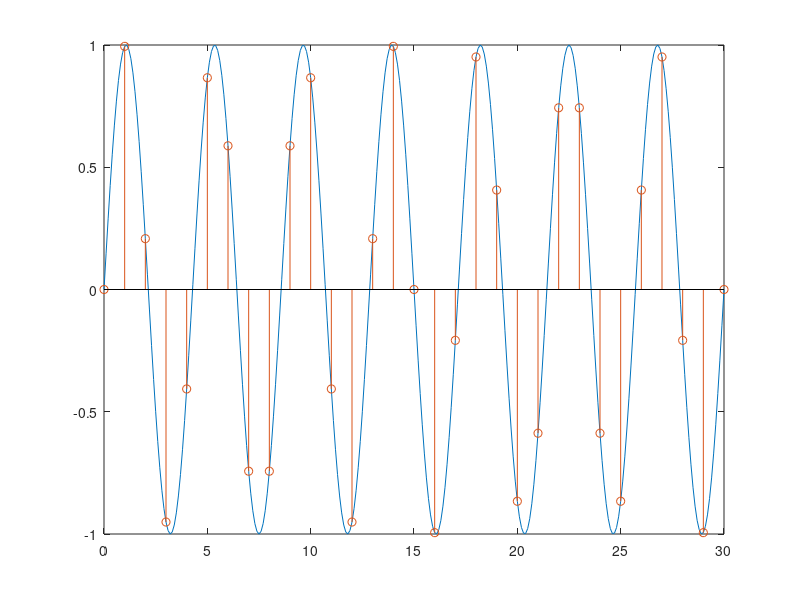

This chart was generated by the following MATLAB code:
% Lucrarea_3b______________________________________________________________
clear all
close all
clc

% M-am folosit de formula L#1.7:
% omega = (2*k*pi)/N
% k - numarul de perioade ce se gasesc pe suportul precizat 

%ohm = 3*pi/15;             % pentru k = 3
%ohm = 4*pi/15;             % pentru k = 4
%ohm = 5*pi/15              % pentru k = 5
%ohm = 8*pi/15;             % pentru k = 8
ohm = 7*pi/15;              % pentru k = 7
Ts   = 1;
N    = 31;
t    = 0:0.1:N-1;
n    = 0:N-1;
xa   = sin(ohm .* t);        % semnal continuu
x    = sin(ohm .* n .* Ts);  % semnal discret

figure()
plot(t, xa)
hold on
stem(n, x)






%}